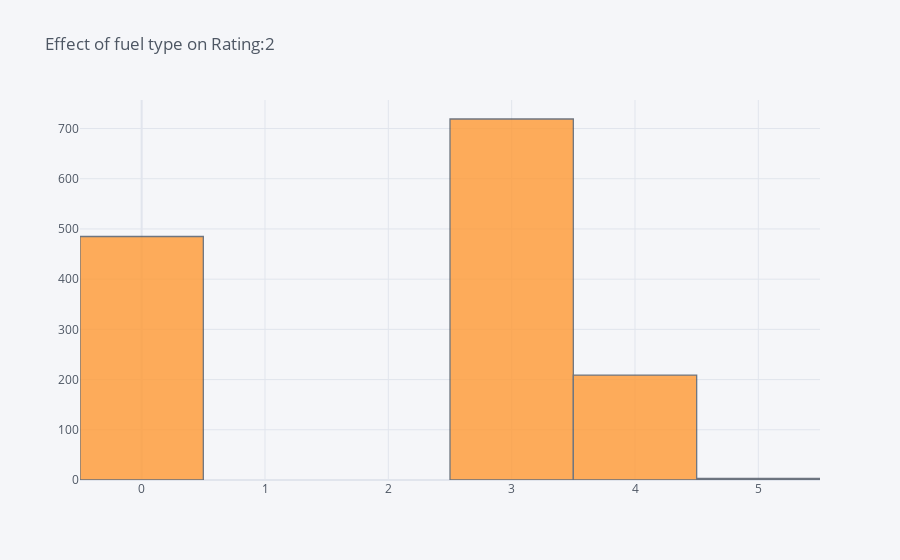

Write notebook code for a chart like this one.
### Code cell
data[data.rating_engineTransmission==2]['fuel_type'].iplot(x='fuel_type' , kind='hist',title='Effect of fuel type on Rating:2')

### Figure 1 — Plotly figure (JSON) as saved in the notebook; plotly's stock layout.template omitted (floating-point values rounded to 4 significant figures; data arrays with more than 128 entries replaced by an {"elided": "..."} marker saying what was removed)
{"data": [{"histfunc": "count", "histnorm": "", "marker": {"color": "rgba(255, 153, 51, 1.0)", "line": {"color": "#4D5663", "width": 1.3}}, "name": "fuel_type", "opacity": 0.8, "orientation": "v", "type": "histogram", "x": {"elided": "1416 int values"}}], "layout": {"barmode": "overlay", "legend": {"bgcolor": "#F5F6F9", "font": {"color": "#4D5663"}}, "paper_bgcolor": "#F5F6F9", "plot_bgcolor": "#F5F6F9", "title": {"font": {"color": "#4D5663"}, "text": "Effect of fuel type on Rating:2"}, "xaxis": {"gridcolor": "#E1E5ED", "showgrid": true, "tickfont": {"color": "#4D5663"}, "title": {"font": {"color": "#4D5663"}, "text": ""}, "zerolinecolor": "#E1E5ED"}, "yaxis": {"gridcolor": "#E1E5ED", "showgrid": true, "tickfont": {"color": "#4D5663"}, "title": {"font": {"color": "#4D5663"}, "text": ""}, "zerolinecolor": "#E1E5ED"}}}
